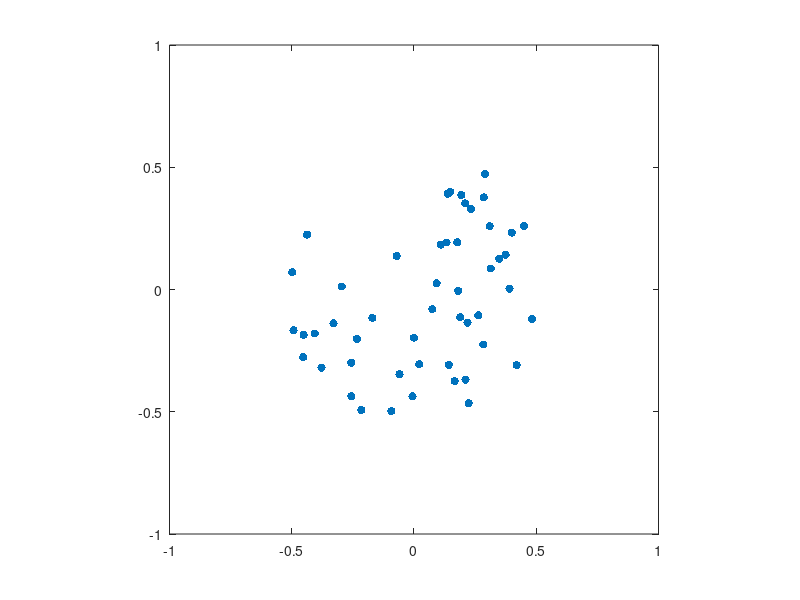

Reproduce this figure in MATLAB. (Note: this script raises an error after producing the figure.)
% If you increase the number of points in the Brownian motion
% example to something like n = 300 and s = .02, the motion is
% no longer very fluid; it takes too much time to draw each time
% step. It becomes more effective to save a predetermined number
% of frames as bitmaps and to play them back as a movie.

% First, decide on the number of frames, say

nframes = 50;
n=50;
s=0.2;

% Next, set up the first plot as before, except do not use EraseMode.

x = rand(n,1)-0.5;
y = rand(n,1)-0.5;
h = plot(x,y,'.')
set(h,'MarkerSize',18);
axis([-1 1 -1 1])
axis square
grid off

% Now, allocate enough memory to save the complete movie,

M = moviein(nframes);

% This sets aside a large matrix with nframes columns. Each
% column is long enough to save one frame. The total amount of
% memory required is proportional to the number of frames, and
% to the area of the current axes; it is independent of the
% complexity of the particular plot. For 50 frames and the
% default axes, over 7.5 megabytes of memory is required. This
% example is using square axes, which is slightly smaller, so
% only about 6 megabytes is required.

% Generate the movie and use getframe to capture each frame.

for k = 1:nframes
   x = x + s*randn(n,1);
   y = y + s*randn(n,1);
   set(h,'XData',x,'YData',y)
   M(:,k) = getframe;
end

% Finally, play the movie 30 times.

movie(M,30)


